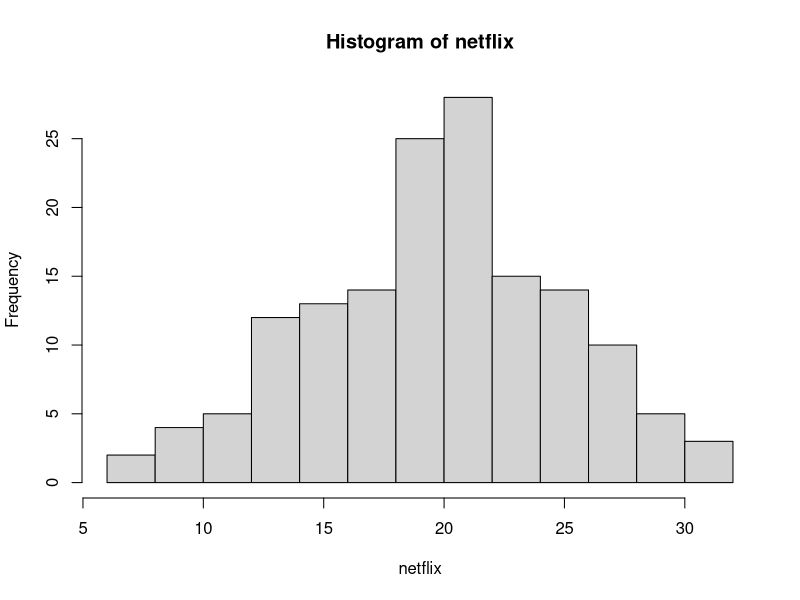
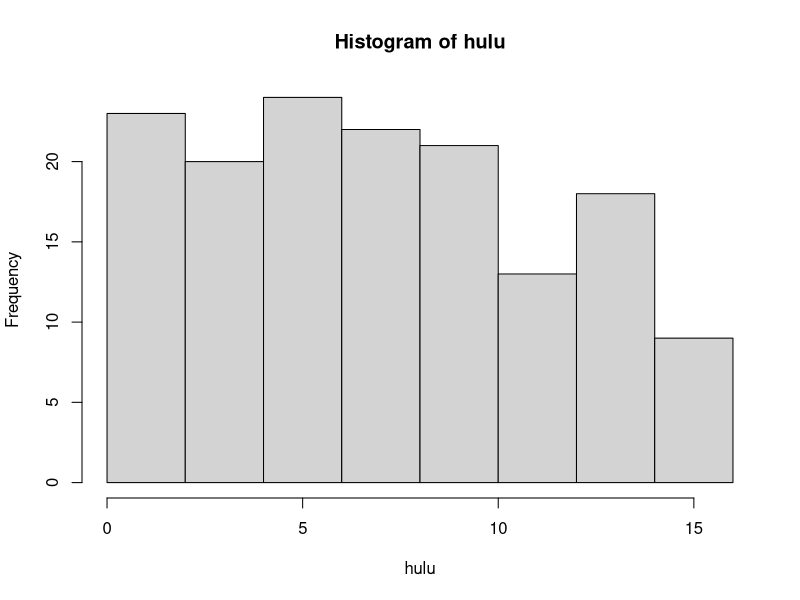

Generate these figures, in order, with R:
#Jadyn Gonzalez
#Problem Set 1 Question 3

#a
getwd()
setwd("~/Documents/MGSC310")
getwd()

#b
id = c(seq(1,150))
id
id[2]

#c
set.seed(29) #SID 2290329
netflix = rnorm(150, 20, 5)

#d
set.seed(29)
hulu = runif(150, 0, 15)

#e
hist(netflix)
hist(hulu)

#f
subscription = as.factor(c("Yes", "No"))
is.factor(subscription)

#g
set.seed(29)
amazon = c(sample(levels(subscription), 150, replace = TRUE))
amazon
amazon[1:20]

#h
sum(amazon == "Yes")

#i
sum(netflix > 20 & amazon == "No")

#j
sum((hulu & netflix) < 12 & amazon == "Yes")

#k
id[amazon == "Yes"]
